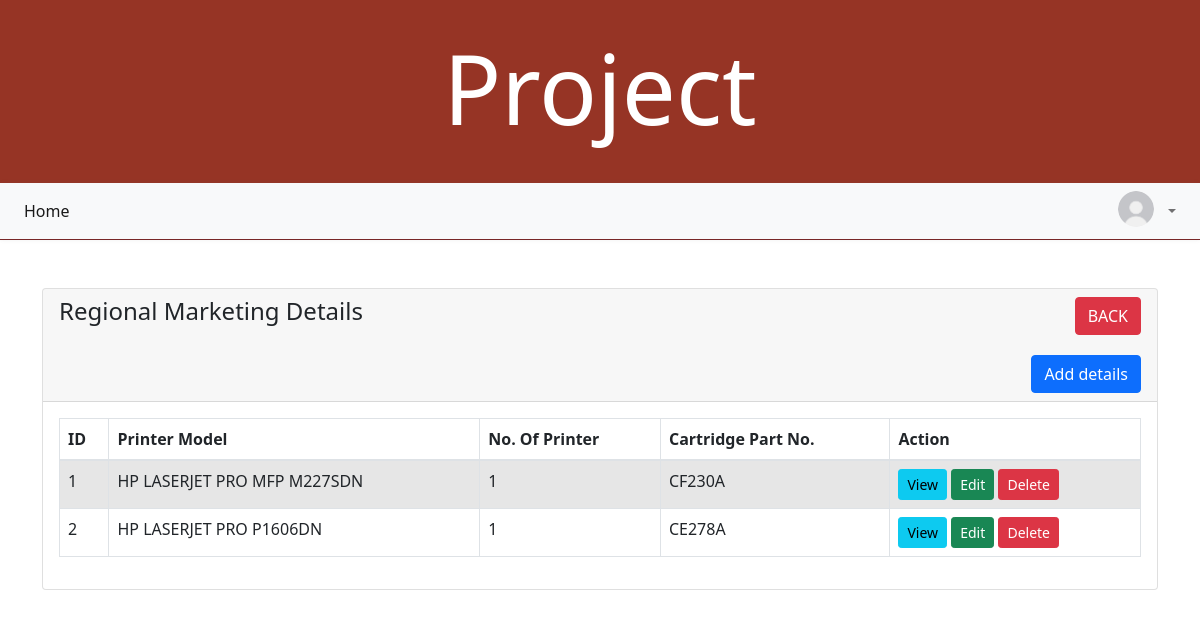
Screenshot of /rmindex.php with the database file from the repository.
### tables this page shows
CREATE TABLE `rms` (
  `id` int(11) NOT NULL,
  `printer` varchar(190) NOT NULL,
  `number` varchar(191) NOT NULL,
  `part` varchar(191) NOT NULL
);

### rmindex.php (the view, shortened to what this page needs)
<?php
    require 'sectiondbcon.php';
?>
<!DOCTYPE html>
<html>
    <head>
        <link rel="stylesheet" href="https://stackpath.bootstrapcdn.com/bootstrap/4.5.0/css/bootstrap.min.css">
    </head>
    <body>
      <div class="header">
        <h1 style="font-size:8vw;">Project</h1>
      </div>
      <nav class="navbar navbar-expand-xl navbar-light bg-light">
		<div class="navbar-nav">
       <a href="adminlogin.php" class="nav-item nav-link active" > <i class="fa fa-fw fa-home"></i> Home</a>
			</div>
		<div class="navbar-nav ml-auto">
			<div class="nav-item dropdown">
				<a href="#" data-toggle="dropdown" class="nav-link dropdown-toggle user-action"><img src="logopro.jpeg" class="avatar" alt="Avatar"> <?php  if (isset($_SESSION['user'])) : ?>
				<?php endif ?> <b class="caret"></b></a>
			</div>
		</div>
</nav>
<br>
    </body>
</html>
<!doctype html>
<html lang="en">
  <head>
    <link href="https://cdn.jsdelivr.net/npm/bootstrap@5.1.3/dist/css/bootstrap.min.css" rel="stylesheet">
</head>
<body>
    <div class="container mt-4">
        <div class="row">
            <div class="col-md-12">
                <div class="card">
                    <div class="card-header">
                        <h4>Regional Marketing Details
                        <a href="sectionindex.php" class="btn btn-danger float-end">BACK</a>
                        <br>
                        <br>
                        <a href="rm-create.php" class="btn btn-primary float-end">Add details</a>
                        </h4>
                    </div>
                    <div class="card-body">
                        <table class="table table-bordered table-striped">
                            <thead>
                                <tr>
                                    <th>ID</th>
                                    <th>Printer Model</th>
                                    <th>No. Of Printer</th>
                                    <th>Cartridge Part No.</th>
                                    <th>Action</th>
                                </tr>
                            </thead>
                            <tbody>
                                <?php
                                    $query = "SELECT * FROM rms";
                                    $query_run = mysqli_query($con, $query);
                                    if(mysqli_num_rows($query_run) > 0)
                                    {
                                        foreach($query_run as $data)
                                        {
                                            ?>
                                            <tr>
                                                <td><?= $data['id']; ?></td>
                                                <td><?= $data['printer']; ?></td>
                                                <td><?= $data['number']; ?></td>
                                                <td><?= $data['part']; ?></td>
                                                <td>
                                                    <a href="rm-view.php?id=<?= $data['id']; ?>" class="btn btn-info btn-sm">View</a>
                                                    <a href="rm-edit.php?id=<?= $data['id']; ?>" class="btn btn-success btn-sm">Edit</a>
                                                    <form action="rmcode.php" method="POST" class="d-inline">
                                                        <button type="submit" name="delete" value="<?=$data['id'];?>" class="btn btn-danger btn-sm">Delete</button>
                                                    </form>
                                                </td>
                                            </tr>
                                            <?php
                                        }
                                    }
                                    else
                                    {
                                        echo "<h5> No Record Found </h5>";
                                    }
                                ?>
                            </tbody>
                        </table>
                    </div>
                </div>
            </div>
        </div>
    </div>
</body>
</html>

### rmindex.php (style rules this page uses)
body { font-family: Arial; margin: 0; }
.header { padding: 30px; text-align: center; background: #963425; color: white; }
body { background: #d7d3d3; }
.navbar { background: rgb(79, 23, 23); padding-left: 16px; padding-right: 16px; border-bottom: 1px solid #782626; box-shadow: 0 0 4px rgba(109, 101, 101, 0.1); }
.nav-link img { border-radius: 50%; width: 36px; height: 36px; margin: -8px 0; float: left; margin-right: 10px; }

### rows the page displays
rms: id "1", printer "HP LASERJET PRO MFP M227SDN", number "1", part "CF230A"
rms: id "2", printer "HP LASERJET PRO P1606DN", number "1", part "CE278A"
